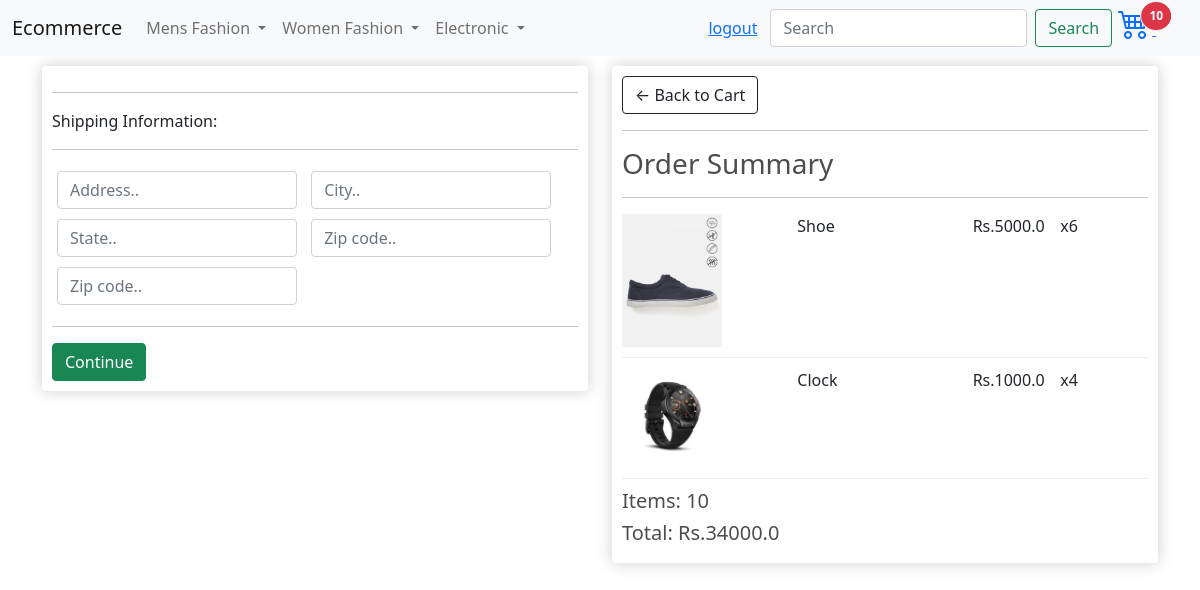
The app's page /checkout/ (signed in), older data.
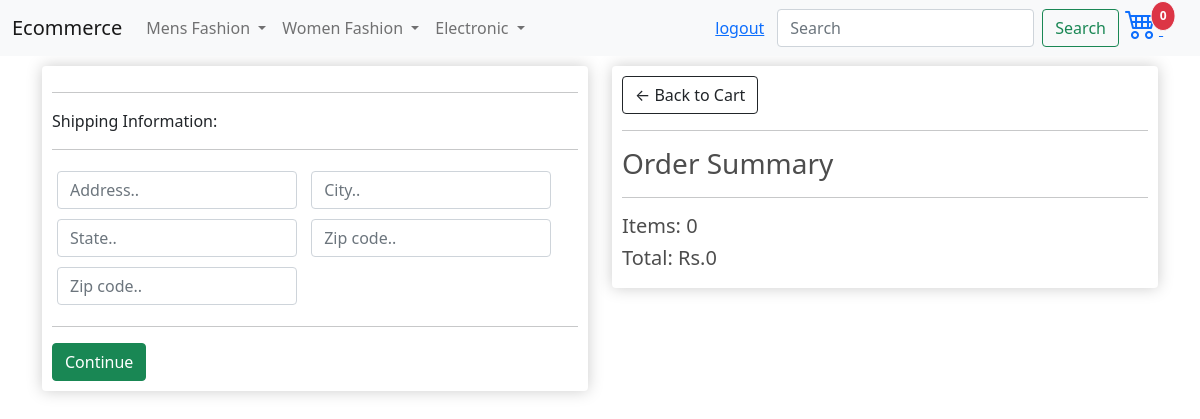
The same page, newer data.
### store/models.py (models this page shows, shortened)
class OrderItem(models.Model):
    product = models.ForeignKey(Product, on_delete=models.SET_NULL, null=True)
    order = models.ForeignKey(Order, on_delete=models.SET_NULL, null=True)
    quantity = models.IntegerField(default=0, null=True, blank=True)
    date_added = models.DateTimeField(auto_now_add=True)
    @property
    def get_total(self):
        total = self.product.price * self.quantity
        return total

class Product(models.Model):
    product_status = (
        ('N',"New"),
        ('T',"Trending"),
        ('X','Excel'),
            )
    category_type = (
        ("Men","Men"),
        ("Women","Women"),
        ("Electronic","Electronic"),
        ("Book","Book"),)
    name = models.CharField(max_length=200)
    price = models.FloatField()
    category = models.CharField(max_length=10,choices=category_type,null=True, blank=True)
    status = models.CharField(max_length=1,choices= product_status,null=True, blank=True)
    description = models.TextField(null=True,blank = True)
    featured = models.ImageField(null=True, blank=True)
    @property
    def imageURL(self):
        try:
            url = self.featured.url
        except:
            url = ''
        return url

class Order(models.Model):
    customer = models.ForeignKey(Customer, on_delete=models.SET_NULL, null=True, blank=True)
    date_ordered = models.DateTimeField(auto_now_add=True)
    complete = models.BooleanField(default=False)
    transaction_id = models.CharField(max_length=100, null=True)
    @property
    def get_cart_total(self):
        orderitems = self.orderitem_set.all()
        total = sum([item.get_total for item in orderitems])
        return total
    @property
    def get_cart_items(self):
        orderitems = self.orderitem_set.all()
        total = sum([item.quantity for item in orderitems])
        return total

### store/views.py (the view)
# urls.py: path('checkout/',views.checkout , name = 'checkout'),
def checkout(request):
    data = cartData(request)
    cartItems = data['cartItems']
    order = data['order']
    items = data['items']
    context = {'items':items, 'order':order, 'cartItems':cartItems}
    return render(request, 'store/checkout.html', context)

### store/utils.py (called while the page is built)
def cartData(request):
    if request.user.is_authenticated:
        customer = request.user.customer
        order, created = Order.objects.get_or_create(customer=customer, complete=False)
        items = order.orderitem_set.all()
        cartItems = order.get_cart_items
    else:
        cookieData = cookieCart(request)
        cartItems = cookieData['cartItems']
        order = cookieData['order']
        items = cookieData['items']
    return {'cartItems':cartItems ,'order':order, 'items':items}

### store/templates/store/checkout.html (shortened to what this page needs)
{% extends 'store/main.html' %}
{% load static %}
{% block content %}
     <div class="container">
        <div class="row">
        <div class="col-lg-6">
            <div class="box-element" id="form-wrapper">
                <form id="form">
                    <div id="shipping-info">
                        <hr>
                        <p>Shipping Information:</p>
                        <hr>
                        <div class="form-field">
                            <input class="form-control" type="text" name="address" placeholder="Address..">
                        </div>
                        <div class="form-field">
                            <input class="form-control" type="text" name="city" placeholder="City..">
                        </div>
                        <div class="form-field">
                            <input class="form-control" type="text" name="state" placeholder="State..">
                        </div>
                        <div class="form-field">
                            <input class="form-control" type="text" name="zipcode" placeholder="Zip code..">
                        </div>
                        <div class="form-field">
                            <input class="form-control" type="text" name="country" placeholder="Zip code..">
                        </div>
                    </div>
                    <hr>
                    <input id="form-button" class="btn btn-success btn-block" type="submit" value="Continue">
                </form>
            </div>
        <br>
        </div>
        <div class="col-lg-6">
            <div class="box-element">
                <a  class="btn btn-outline-dark" href="{% url 'cart' %}">&#x2190; Back to Cart</a>
                <hr>
                <h3>Order Summary</h3>
                <hr>
                {% for item in items %}
                <div class="cart-row">
                    <div style="flex:2"><img class="row-image" src={{ item.product.imageURL }}></div>
                    <div style="flex:2"><p> {{ item.product.name }}</p></div>
                    <div style="flex:1"><p>Rs.{{ item.product.price }}</p></div>
                    <div style="flex:1"><p> x{{ item.quantity }}</p></div>
                </div>
                {% endfor %}
                <h5>Items:   {{ order.get_cart_items }}</h5>
                <h5>Total:   Rs.{{ order.get_cart_total }}</h5>
            </div>
        </div>
        </div>
    </div>
{% endblock content %}

Row changes from the older to the newer data that the page shows:
removed OrderItem: product.imageURL (picture), product.name "Shoe", product.price "5000.0", quantity "6"
removed OrderItem: product.imageURL (picture), product.name "Clock", product.price "1000.0", quantity "4"
changed Order: get_cart_items "10" → "0"; get_cart_total "34000.0" → "0"
Text that changed along with them:
{{ cartItems }}: "10" → "0"
